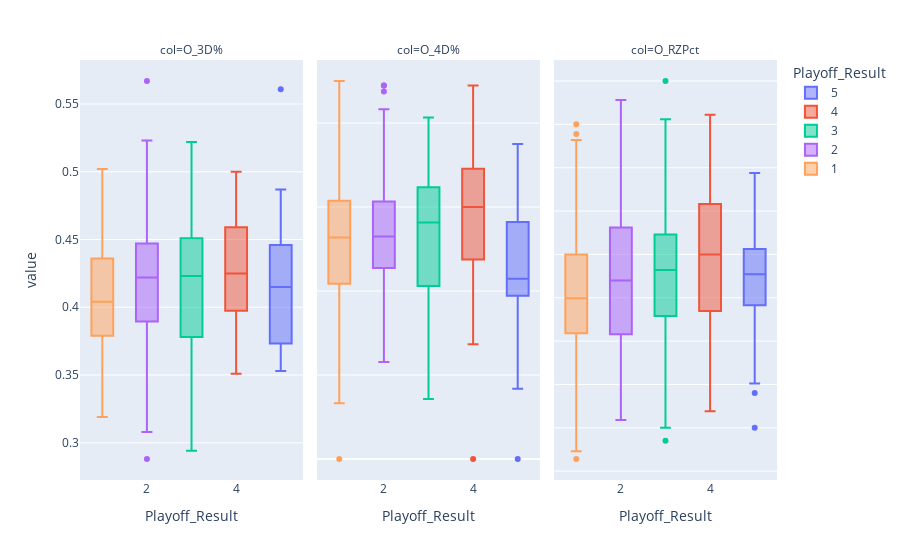

The code cell stored with this chart in its notebook:
### Code cell
import plotly.express as px
px.box(conv_p.melt(id_vars=['Playoff_Result'], var_name = "col" ), x = "Playoff_Result", y='value', 
       color = 'Playoff_Result',facet_col='col').update_yaxes(matches=None)

### Figure 1 — Plotly figure (JSON) as saved in the notebook; plotly's stock layout.template omitted (floating-point values rounded to 4 significant figures)
{"data": [{"alignmentgroup": "True", "hovertemplate": "Playoff_Result=%{x}<br>col=O_3D%<br>value=%{y}<extra></extra>", "legendgroup": "5", "marker": {"color": "#636efa"}, "name": "5", "notched": false, "offsetgroup": "5", "orientation": "v", "showlegend": true, "type": "box", "x": [5, 5, 5, 5, 5, 5, 5, 5, 5, 5, 5, 5, 5, 5, 5, 5, 5, 5, 5, 5, 5, 5, 5], "x0": " ", "xaxis": "x", "y": [0.403, 0.412, 0.356, 0.37, 0.451, 0.354, 0.561, 0.416, 0.411, 0.447, 0.415, 0.374, 0.369, 0.373, 0.443, 0.353, 0.458, 0.417, 0.408, 0.476, 0.435, 0.439, 0.487], "y0": " ", "yaxis": "y"}, {"alignmentgroup": "True", "hovertemplate": "Playoff_Result=%{x}<br>col=O_4D%<br>value=%{y}<extra></extra>", "legendgroup": "5", "marker": {"color": "#636efa"}, "name": "5", "notched": false, "offsetgroup": "5", "orientation": "v", "showlegend": false, "type": "box", "x": [5, 5, 5, 5, 5, 5, 5, 5, 5, 5, 5, 5, 5, 5, 5, 5, 5, 5, 5, 5, 5, 5, 5], "x0": " ", "xaxis": "x2", "y": [0.167, 0.412, 0.667, 0.429, 0.4, 0.417, 0, 0.353, 0.25, 0.4, 0.385, 0.308, 0.429, 0.545, 0.538, 0.5, 0.667, 0.654, 0.5, 0.6, 0.571, 0.526, 0.75], "y0": " ", "yaxis": "y2"}, {"alignmentgroup": "True", "hovertemplate": "Playoff_Result=%{x}<br>col=O_RZPct<br>value=%{y}<extra></extra>", "legendgroup": "5", "marker": {"color": "#636efa"}, "name": "5", "notched": false, "offsetgroup": "5", "orientation": "v", "showlegend": false, "type": "box", "x": [5, 5, 5, 5, 5, 5, 5, 5, 5, 5, 5, 5, 5, 5, 5, 5, 5, 5, 5, 5, 5, 5, 5], "x0": " ", "xaxis": "x3", "y": [0.4, 0.481, 0.451, 0.44, 0.587, 0.607, 0.661, 0.545, 0.551, 0.577, 0.604, 0.571, 0.571, 0.561, 0.582, 0.477, 0.633, 0.655, 0.596, 0.54, 0.689, 0.6, 0.694], "y0": " ", "yaxis": "y3"}, {"alignmentgroup": "True", "hovertemplate": "Playoff_Result=%{x}<br>col=O_3D%<br>value=%{y}<extra></extra>", "legendgroup": "4", "marker": {"color": "#EF553B"}, "name": "4", "notched": false, "offsetgroup": "4", "orientation": "v", "showlegend": true, "type": "box", "x": [4, 4, 4, 4, 4, 4, 4, 4, 4, 4, 4, 4, 4, 4, 4, 4, 4, 4, 4, 4, 4, 4, 4], "x0": " ", "xaxis": "x", "y": [0.402, 0.5, 0.453, 0.356, 0.369, 0.396, 0.368, 0.482, 0.419, 0.492, 0.431, 0.459, 0.351, 0.463, 0.425, 0.424, 0.421, 0.406, 0.45, 0.45, 0.49, 0.396, 0.459], "y0": " ", "yaxis": "y"}, {"alignmentgroup": "True", "hovertemplate": "Playoff_Result=%{x}<br>col=O_4D%<br>value=%{y}<extra></extra>", "legendgroup": "4", "marker": {"color": "#EF553B"}, "name": "4", "notched": false, "offsetgroup": "4", "orientation": "v", "showlegend": false, "type": "box", "x": [4, 4, 4, 4, 4, 4, 4, 4, 4, 4, 4, 4, 4, 4, 4, 4, 4, 4, 4, 4, 4, 4, 4], "x0": " ", "xaxis": "x2", "y": [0.467, 0.727, 0.7, 0.545, 0, 0.875, 0.692, 0.714, 0.5, 0.455, 0.4, 0.636, 0.667, 0.889, 0.273, 0.6, 0.571, 0.615, 0.4, 0.583, 0.563, 0.65, 0.688], "y0": " ", "yaxis": "y2"}, {"alignmentgroup": "True", "hovertemplate": "Playoff_Result=%{x}<br>col=O_RZPct<br>value=%{y}<extra></extra>", "legendgroup": "4", "marker": {"color": "#EF553B"}, "name": "4", "notched": false, "offsetgroup": "4", "orientation": "v", "showlegend": false, "type": "box", "x": [4, 4, 4, 4, 4, 4, 4, 4, 4, 4, 4, 4, 4, 4, 4, 4, 4, 4, 4, 4, 4, 4, 4], "x0": " ", "xaxis": "x3", "y": [0.543, 0.636, 0.567, 0.419, 0.638, 0.717, 0.48, 0.694, 0.585, 0.66, 0.48, 0.653, 0.509, 0.761, 0.517, 0.683, 0.619, 0.6, 0.575, 0.532, 0.61, 0.596, 0.678], "y0": " ", "yaxis": "y3"}, {"alignmentgroup": "True", "hovertemplate": "Playoff_Result=%{x}<br>col=O_3D%<br>value=%{y}<extra></extra>", "legendgroup": "3", "marker": {"color": "#00cc96"}, "name": "3", "notched": false, "offsetgroup": "3", "orientation": "v", "showlegend": true, "type": "box", "x": [3, 3, 3, 3, 3, 3, 3, 3, 3, 3, 3, 3, 3, 3, 3, 3, 3, 3, 3, 3, 3, 3, 3, 3, 3, 3, 3, 3, 3, 3, 3, 3, 3, 3, 3, 3, 3, 3, 3, 3, 3, 3, 3, 3, 3, 3], "x0": " ", "xaxis": "x", "y": [0.432, 0.457, 0.309, 0.457, 0.39, 0.435, 0.363, 0.419, 0.363, 0.429, 0.362, 0.422, 0.425, 0.449, 0.426, 0.393, 0.413, 0.409, 0.448, 0.371, 0.328, 0.396, 0.294, 0.424, 0.487, 0.451, 0.365, 0.376, 0.472, 0.41, 0.409, 0.47, 0.411, 0.467, 0.435, 0.374, 0.446, 0.472, 0.36, 0.378, 0.494, 0.497, 0.402, 0.522, 0.45, 0.461], "y0": " ", "yaxis": "y"}, {"alignmentgroup": "True", "hovertemplate": "Playoff_Result=%{x}<br>col=O_4D%<br>value=%{y}<extra></extra>", "legendgroup": "3", "marker": {"color": "#00cc96"}, "name": "3", "notched": false, "offsetgroup": "3", "orientation": "v", "showlegend": false, "type": "box", "x": [3, 3, 3, 3, 3, 3, 3, 3, 3, 3, 3, 3, 3, 3, 3, 3, 3, 3, 3, 3, 3, 3, 3, 3, 3, 3, 3, 3, 3, 3, 3, 3, 3, 3, 3, 3, 3, 3, 3, 3, 3, 3, 3, 3, 3, 3], "x0": " ", "xaxis": "x2", "y": [0.375, 0.615, 0.692, 0.5, 0.5, 0.563, 0.429, 0.647, 0.556, 0.583, 0.737, 0.333, 0.8, 0.6, 0.455, 0.6, 0.444, 0.636, 0.667, 0.75, 0.286, 0.357, 0.643, 0.571, 0.667, 0.25, 0.636, 0.467, 0.4, 0.4, 0.6, 0.444, 0.563, 0.412, 0.143, 0.769, 0.813, 0.8, 0.5, 0.286, 0.619, 0.8, 0.5, 0.667, 0.412, 0.25], "y0": " ", "yaxis": "y2"}, {"alignmentgroup": "True", "hovertemplate": "Playoff_Result=%{x}<br>col=O_RZPct<br>value=%{y}<extra></extra>", "legendgroup": "3", "marker": {"color": "#00cc96"}, "name": "3", "notched": false, "offsetgroup": "3", "orientation": "v", "showlegend": false, "type": "box", "x": [3, 3, 3, 3, 3, 3, 3, 3, 3, 3, 3, 3, 3, 3, 3, 3, 3, 3, 3, 3, 3, 3, 3, 3, 3, 3, 3, 3, 3, 3, 3, 3, 3, 3, 3, 3, 3, 3, 3, 3, 3, 3, 3, 3, 3, 3], "x0": " ", "xaxis": "x3", "y": [0.585, 0.543, 0.543, 0.385, 0.474, 0.589, 0.627, 0.516, 0.529, 0.459, 0.603, 0.585, 0.6, 0.547, 0.54, 0.558, 0.492, 0.471, 0.623, 0.49, 0.451, 0.4, 0.407, 0.51, 0.7, 0.587, 0.564, 0.554, 0.578, 0.55, 0.656, 0.603, 0.592, 0.606, 0.579, 0.64, 0.696, 0.718, 0.64, 0.756, 0.8, 0.618, 0.667, 0.594, 0.54, 0.649], "y0": " ", "yaxis": "y3"}, {"alignmentgroup": "True", "hovertemplate": "Playoff_Result=%{x}<br>col=O_3D%<br>value=%{y}<extra></extra>", "legendgroup": "2", "marker": {"color": "#ab63fa"}, "name": "2", "notched": false, "offsetgroup": "2", "orientation": "v", "showlegend": true, "type": "box", "x": [2, 2, 2, 2, 2, 2, 2, 2, 2, 2, 2, 2, 2, 2, 2, 2, 2, 2, 2, 2, 2, 2, 2, 2, 2, 2, 2, 2, 2, 2, 2, 2, 2, 2, 2, 2, 2, 2, 2, 2, 2, 2, 2, 2, 2, 2, 2, 2, 2, 2, 2, 2, 2, 2, 2, 2, 2, 2, 2, 2, 2, 2, 2, 2, 2, 2, 2, 2, 2, 2, 2, 2, 2, 2, 2, 2, 2, 2, 2, 2, 2, 2, 2, 2, 2, 2, 2, 2, 2, 2, 2, 2], "x0": " ", "xaxis": "x", "y": [0.425, 0.402, 0.35, 0.427, 0.365, 0.357, 0.329, 0.388, 0.523, 0.404, 0.419, 0.422, 0.418, 0.411, 0.426, 0.408, 0.523, 0.427, 0.425, 0.422, 0.487, 0.288, 0.422, 0.421, 0.432, 0.379, 0.412, 0.421, 0.493, 0.422, 0.457, 0.35, 0.431, 0.459, 0.361, 0.396, 0.444, 0.406, 0.363, 0.416, 0.482, 0.355, 0.467, 0.39, 0.481, 0.415, 0.567, 0.308, 0.376, 0.402, 0.451, 0.423, 0.438, 0.49, 0.439, 0.376, 0.441, 0.473, 0.419, 0.41, 0.389, 0.465, 0.382, 0.337, 0.38, 0.423, 0.373, 0.382, 0.44, 0.376, 0.447, 0.351, 0.395, 0.41, 0.414, 0.486, 0.395, 0.435, 0.471, 0.428, 0.447, 0.449, 0.488, 0.434, 0.471, 0.464, 0.436, 0.436, 0.455, 0.503, 0.368, 0.419], "y0": " ", "yaxis": "y"}, {"alignmentgroup": "True", "hovertemplate": "Playoff_Result=%{x}<br>col=O_4D%<br>value=%{y}<extra></extra>", "legendgroup": "2", "marker": {"color": "#ab63fa"}, "name": "2", "notched": false, "offsetgroup": "2", "orientation": "v", "showlegend": false, "type": "box", "x": [2, 2, 2, 2, 2, 2, 2, 2, 2, 2, 2, 2, 2, 2, 2, 2, 2, 2, 2, 2, 2, 2, 2, 2, 2, 2, 2, 2, 2, 2, 2, 2, 2, 2, 2, 2, 2, 2, 2, 2, 2, 2, 2, 2, 2, 2, 2, 2, 2, 2, 2, 2, 2, 2, 2, 2, 2, 2, 2, 2, 2, 2, 2, 2, 2, 2, 2, 2, 2, 2, 2, 2, 2, 2, 2, 2, 2, 2, 2, 2, 2, 2, 2, 2, 2, 2, 2, 2, 2, 2, 2, 2], "x0": " ", "xaxis": "x2", "y": [0.364, 0.636, 0.667, 0.588, 0.5, 0.231, 0.476, 0.615, 0.615, 0.333, 0.6, 0.609, 0.6, 0.571, 0.467, 0.429, 0.6, 0.571, 0.5, 0.684, 0.615, 0.438, 0.545, 0.765, 0.545, 0.25, 0.727, 0.455, 0.6, 0.714, 0.576, 0.429, 0.455, 0.727, 0.455, 0.375, 0.5, 0.364, 0.556, 0.462, 0.5, 0.353, 0.733, 0.4, 0.5, 0.273, 0.3, 0.231, 0.571, 0.611, 0.6, 0.538, 0.769, 0.833, 0.474, 0.3, 0.462, 0.5, 0.6, 0.5, 0.333, 0.889, 0.667, 0.524, 0.714, 0.889, 0.391, 0.364, 0.375, 0.8, 0.308, 0.5, 0.875, 0.609, 0.571, 0.467, 0.5, 0.52, 0.708, 0.533, 0.688, 0.333, 0.632, 0.471, 0.563, 0.5, 0.591, 0.625, 0.526, 0.538, 0.476, 0.519], "y0": " ", "yaxis": "y2"}, {"alignmentgroup": "True", "hovertemplate": "Playoff_Result=%{x}<br>col=O_RZPct<br>value=%{y}<extra></extra>", "legendgroup": "2", "marker": {"color": "#ab63fa"}, "name": "2", "notched": false, "offsetgroup": "2", "orientation": "v", "showlegend": false, "type": "box", "x": [2, 2, 2, 2, 2, 2, 2, 2, 2, 2, 2, 2, 2, 2, 2, 2, 2, 2, 2, 2, 2, 2, 2, 2, 2, 2, 2, 2, 2, 2, 2, 2, 2, 2, 2, 2, 2, 2, 2, 2, 2, 2, 2, 2, 2, 2, 2, 2, 2, 2, 2, 2, 2, 2, 2, 2, 2, 2, 2, 2, 2, 2, 2, 2, 2, 2, 2, 2, 2, 2, 2, 2, 2, 2, 2, 2, 2, 2, 2, 2, 2, 2, 2, 2, 2, 2, 2, 2, 2, 2, 2, 2], "x0": " ", "xaxis": "x3", "y": [0.473, 0.5, 0.543, 0.5, 0.574, 0.411, 0.463, 0.559, 0.482, 0.593, 0.467, 0.459, 0.778, 0.654, 0.5, 0.533, 0.569, 0.627, 0.581, 0.548, 0.607, 0.465, 0.638, 0.638, 0.677, 0.524, 0.423, 0.565, 0.565, 0.536, 0.569, 0.571, 0.507, 0.569, 0.622, 0.653, 0.54, 0.52, 0.704, 0.526, 0.627, 0.42, 0.603, 0.49, 0.652, 0.467, 0.587, 0.472, 0.561, 0.574, 0.591, 0.681, 0.58, 0.508, 0.561, 0.56, 0.629, 0.647, 0.468, 0.524, 0.607, 0.551, 0.574, 0.538, 0.455, 0.667, 0.409, 0.464, 0.508, 0.582, 0.5, 0.525, 0.642, 0.579, 0.48, 0.688, 0.633, 0.642, 0.672, 0.607, 0.721, 0.736, 0.633, 0.579, 0.662, 0.623, 0.586, 0.639, 0.714, 0.603, 0.633, 0.534], "y0": " ", "yaxis": "y3"}, {"alignmentgroup": "True", "hovertemplate": "Playoff_Result=%{x}<br>col=O_3D%<br>value=%{y}<extra></extra>", "legendgroup": "1", "marker": {"color": "#FFA15A"}, "name": "1", "notched": false, "offsetgroup": "1", "orientation": "v", "showlegend": true, "type": "box", "x": [1, 1, 1, 1, 1, 1, 1, 1, 1, 1, 1, 1, 1, 1, 1, 1, 1, 1, 1, 1, 1, 1, 1, 1, 1, 1, 1, 1, 1, 1, 1, 1, 1, 1, 1, 1, 1, 1, 1, 1, 1, 1, 1, 1, 1, 1, 1, 1, 1, 1, 1, 1, 1, 1, 1, 1, 1, 1, 1, 1, 1, 1, 1, 1, 1, 1, 1, 1, 1, 1, 1, 1, 1, 1, 1, 1, 1, 1, 1, 1, 1, 1, 1, 1, 1, 1, 1, 1, 1, 1, 1, 1, 1, 1, 1, 1, 1, 1], "x0": " ", "xaxis": "x", "y": [0.445, 0.333, 0.475, 0.468, 0.414, 0.446, 0.38, 0.351, 0.394, 0.405, 0.449, 0.387, 0.468, 0.389, 0.319, 0.365, 0.473, 0.379, 0.362, 0.466, 0.429, 0.396, 0.394, 0.413, 0.379, 0.438, 0.488, 0.406, 0.41, 0.385, 0.407, 0.468, 0.37, 0.394, 0.502, 0.434, 0.437, 0.47, 0.406, 0.362, 0.367, 0.397, 0.488, 0.446, 0.442, 0.459, 0.358, 0.365, 0.358, 0.428, 0.341, 0.371, 0.412, 0.409, 0.39, 0.347, 0.386, 0.398, 0.447, 0.402, 0.382, 0.435, 0.403, 0.386, 0.367, 0.356, 0.426, 0.381, 0.419, 0.419, 0.392, 0.411, 0.45, 0.41, 0.389, 0.37, 0.454, 0.422, 0.383, 0.358, 0.462, 0.346, 0.422, 0.391, 0.402, 0.396, 0.452, 0.457, 0.434, 0.389, 0.374, 0.435, 0.374, 0.412, 0.417, 0.362, 0.378, 0.436], "y0": " ", "yaxis": "y"}, {"alignmentgroup": "True", "hovertemplate": "Playoff_Result=%{x}<br>col=O_4D%<br>value=%{y}<extra></extra>", "legendgroup": "1", "marker": {"color": "#FFA15A"}, "name": "1", "notched": false, "offsetgroup": "1", "orientation": "v", "showlegend": false, "type": "box", "x": [1, 1, 1, 1, 1, 1, 1, 1, 1, 1, 1, 1, 1, 1, 1, 1, 1, 1, 1, 1, 1, 1, 1, 1, 1, 1, 1, 1, 1, 1, 1, 1, 1, 1, 1, 1, 1, 1, 1, 1, 1, 1, 1, 1, 1, 1, 1, 1, 1, 1, 1, 1, 1, 1, 1, 1, 1, 1, 1, 1, 1, 1, 1, 1, 1, 1, 1, 1, 1, 1, 1, 1, 1, 1, 1, 1, 1, 1, 1, 1, 1, 1, 1, 1, 1, 1, 1, 1, 1, 1, 1, 1, 1, 1, 1, 1, 1, 1], "x0": " ", "xaxis": "x2", "y": [0.529, 0.417, 0.615, 0.9, 0.643, 0.529, 0.5, 0.647, 0.357, 0.8, 0.765, 0.538, 0.286, 0.231, 0.636, 0.333, 0.571, 0.5, 0.545, 0.625, 0.3, 0.462, 0.571, 0.4, 0.467, 0.313, 0.474, 0.6, 0.182, 0.385, 0.4, 0.538, 0.667, 0.5, 0.688, 0.462, 0.5, 0.333, 0.714, 0.429, 0.435, 0.692, 0.455, 0.625, 0.308, 0.375, 0.571, 0.4, 0.706, 0.875, 0.688, 0.636, 0.692, 0.571, 0.5, 0.364, 0.5, 0.538, 0.5, 0.75, 0.455, 0.583, 0.583, 0.316, 0, 0.474, 0.7, 0.462, 0.455, 0.133, 0.3, 0.417, 0.591, 0.6, 0.786, 0.667, 0.333, 0.385, 0.4, 0.444, 0.625, 0.607, 0.526, 0.579, 0.571, 0.615, 0.586, 0.458, 0.583, 0.476, 0.632, 0.647, 0.556, 0.474, 0.4, 0.542, 0.571, 0.517], "y0": " ", "yaxis": "y2"}, {"alignmentgroup": "True", "hovertemplate": "Playoff_Result=%{x}<br>col=O_RZPct<br>value=%{y}<extra></extra>", "legendgroup": "1", "marker": {"color": "#FFA15A"}, "name": "1", "notched": false, "offsetgroup": "1", "orientation": "v", "showlegend": false, "type": "box", "x": [1, 1, 1, 1, 1, 1, 1, 1, 1, 1, 1, 1, 1, 1, 1, 1, 1, 1, 1, 1, 1, 1, 1, 1, 1, 1, 1, 1, 1, 1, 1, 1, 1, 1, 1, 1, 1, 1, 1, 1, 1, 1, 1, 1, 1, 1, 1, 1, 1, 1, 1, 1, 1, 1, 1, 1, 1, 1, 1, 1, 1, 1, 1, 1, 1, 1, 1, 1, 1, 1, 1, 1, 1, 1, 1, 1, 1, 1, 1, 1, 1, 1, 1, 1, 1, 1, 1, 1, 1, 1, 1, 1, 1, 1, 1, 1, 1, 1], "x0": " ", "xaxis": "x3", "y": [0.559, 0.574, 0.628, 0.604, 0.533, 0.635, 0.432, 0.453, 0.373, 0.535, 0.52, 0.526, 0.62, 0.554, 0.42, 0.435, 0.577, 0.453, 0.585, 0.698, 0.565, 0.458, 0.513, 0.592, 0.529, 0.458, 0.603, 0.604, 0.364, 0.435, 0.491, 0.582, 0.6, 0.432, 0.68, 0.554, 0.523, 0.548, 0.5, 0.481, 0.596, 0.534, 0.508, 0.679, 0.525, 0.509, 0.638, 0.451, 0.604, 0.542, 0.544, 0.538, 0.508, 0.739, 0.526, 0.579, 0.532, 0.571, 0.527, 0.421, 0.5, 0.612, 0.655, 0.578, 0.553, 0.535, 0.542, 0.571, 0.538, 0.523, 0.42, 0.551, 0.559, 0.667, 0.655, 0.5, 0.667, 0.596, 0.5, 0.568, 0.75, 0.564, 0.635, 0.574, 0.732, 0.583, 0.6, 0.623, 0.631, 0.54, 0.517, 0.619, 0.52, 0.625, 0.458, 0.6, 0.473, 0.532], "y0": " ", "yaxis": "y3"}], "layout": {"annotations": [{"font": {}, "showarrow": false, "text": "col=O_3D%", "x": 0.16, "xanchor": "center", "xref": "paper", "y": 1, "yanchor": "bottom", "yref": "paper"}, {"font": {}, "showarrow": false, "text": "col=O_4D%", "x": 0.5, "xanchor": "center", "xref": "paper", "y": 1, "yanchor": "bottom", "yref": "paper"}, {"font": {}, "showarrow": false, "text": "col=O_RZPct", "x": 0.84, "xanchor": "center", "xref": "paper", "y": 1, "yanchor": "bottom", "yref": "paper"}], "boxmode": "overlay", "legend": {"title": {"text": "Playoff_Result"}, "tracegroupgap": 0}, "margin": {"t": 60}, "xaxis": {"anchor": "y", "categoryarray": [5, 4, 3, 2, 1], "categoryorder": "array", "domain": [0, 0.32], "title": {"text": "Playoff_Result"}}, "xaxis2": {"anchor": "y2", "categoryarray": [5, 4, 3, 2, 1], "categoryorder": "array", "domain": [0.34, 0.66], "matches": "x", "title": {"text": "Playoff_Result"}}, "xaxis3": {"anchor": "y3", "categoryarray": [5, 4, 3, 2, 1], "categoryorder": "array", "domain": [0.68, 1.0], "matches": "x", "title": {"text": "Playoff_Result"}}, "yaxis": {"anchor": "x", "domain": [0, 1], "title": {"text": "value"}}, "yaxis2": {"anchor": "x2", "domain": [0, 1], "showticklabels": false}, "yaxis3": {"anchor": "x3", "domain": [0, 1], "showticklabels": false}}}
